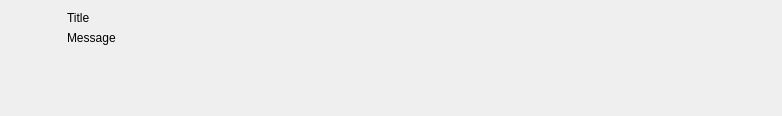
<?xml version="1.0" encoding="UTF-8"?>
<ui version="4.0">
 <class>MessageWidget</class>
 <widget class="QWidget" name="MessageWidget">
  <property name="geometry">
   <rect>
    <x>0</x>
    <y>0</y>
    <width>782</width>
    <height>116</height>
   </rect>
  </property>
  <property name="windowTitle">
   <string>Form</string>
  </property>
  <layout class="QHBoxLayout" name="horizontalLayout" stretch="0,1,0">
   <item>
    <widget class="QLabel" name="icon">
     <property name="minimumSize">
      <size>
       <width>50</width>
       <height>50</height>
      </size>
     </property>
     <property name="text">
      <string/>
     </property>
    </widget>
   </item>
   <item>
    <layout class="QVBoxLayout" name="verticalLayout">
     <item>
      <widget class="QLabel" name="label">
       <property name="text">
        <string>Title</string>
       </property>
      </widget>
     </item>
     <item>
      <widget class="QLabel" name="message">
       <property name="text">
        <string>Message</string>
       </property>
      </widget>
     </item>
     <item>
      <spacer name="verticalSpacer">
       <property name="orientation">
        <enum>Qt::Vertical</enum>
       </property>
       <property name="sizeHint" stdset="0">
        <size>
         <width>20</width>
         <height>40</height>
        </size>
       </property>
      </spacer>
     </item>
    </layout>
   </item>
   <item alignment="Qt::AlignTop">
    <widget class="QPushButton" name="closeButton">
     <property name="text">
      <string/>
     </property>
     <property name="icon">
      <iconset theme="dialog-close"/>
     </property>
     <property name="flat">
      <bool>true</bool>
     </property>
    </widget>
   </item>
  </layout>
 </widget>
 <resources/>
 <connections/>
</ui>
